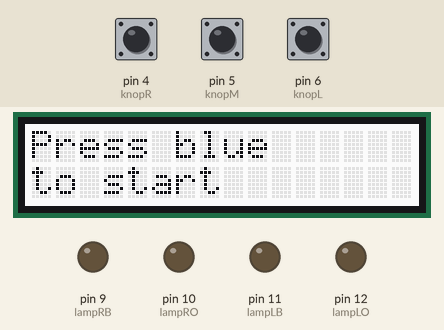
The sketch below on a simulated Arduino Uno, built with avr-gcc and run on an emulated ATmega328P. Shown: 16×2 character LCD, output pins drawn as LEDs (lit = HIGH). Inputs (shaded band) come from the test bench; at power-on: pin 5 (knopM) LOW, pin 4 (knopR) LOW, pin 6 (knopL) LOW.

Above: at 1.2 s.
1.3 s: pin 5 (knopM) pulled HIGH for 0.15 s
At 2.1 s:
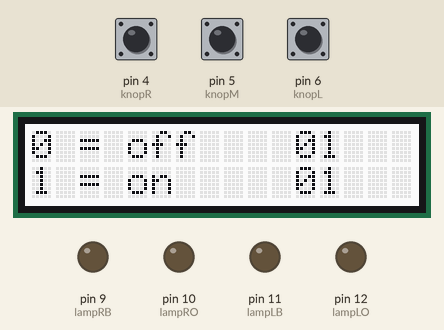
2.9 s: pin 4 (knopR) pulled HIGH for 0.15 s
At 4.0 s:
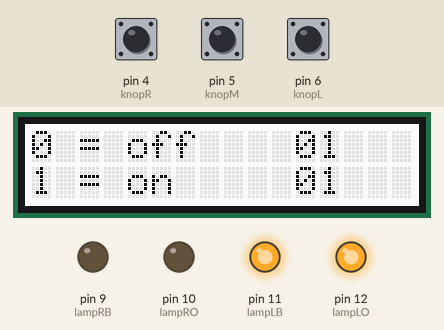
4.5 s: pin 6 (knopL) pulled HIGH for 0.15 s
At 5.2 s:
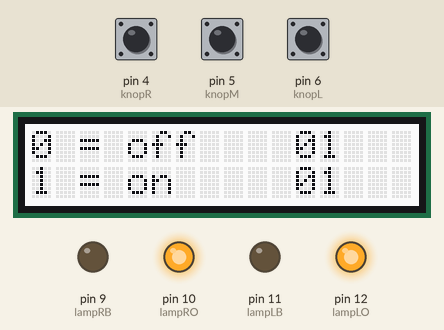
6.1 s: pin 5 (knopM) pulled HIGH for 1 s
At 6.8 s:
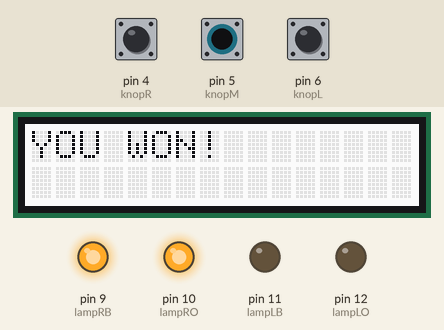
10.1 s: pin 5 (knopM) pulled HIGH for 3.2 s
At 14.1 s:
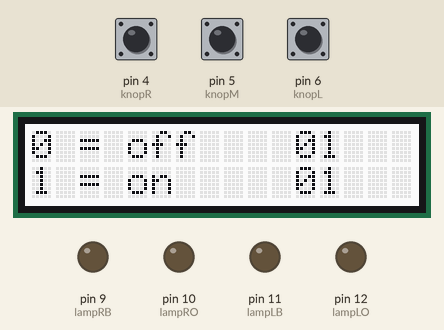
14.8 s: pin 6 (knopL) pulled HIGH for 1 s
At 15.4 s:
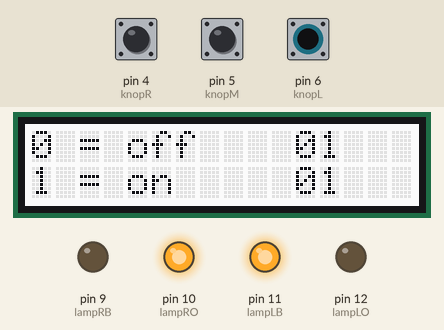
Timing chart, 0 to 17.8 s (numbered marks = the images above; inputs shaded):
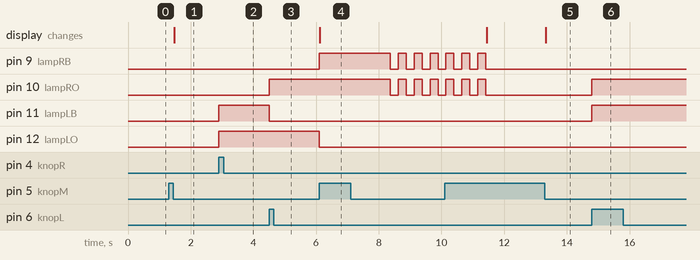

Measured:
- after the input at 1.3 s, the display: changes after 0.18 s (image 1)
- after the input at 2.9 s, pin 11 (lampLB), pin 12 (lampLO): LOW → HIGH at once
- after the input at 4.5 s, pin 10 (lampRO): LOW → HIGH at once; pin 11 (lampLB): HIGH → LOW at once
- after the input at 6.1 s, pin 9 (lampRB): LOW → HIGH at once, then repeats every 0.51 s: LOW 0.25 s, HIGH 0.25 s; pin 10 (lampRO): alternates HIGH for 0.25 s and LOW for 0.25 s, starting after 2.3 s; pin 12 (lampLO): HIGH → LOW at once; the display: changes at once (image 4)
- after the input at 10.1 s, the display: first differs from a run without the input after 3.2 s (image 5)
- after the input at 14.8 s, pin 10 (lampRO), pin 11 (lampLB): LOW → HIGH at once

The sketch:

Cleanup.ino
```cpp
#include <Wire.h>
#include "rgb_lcd.h"

rgb_lcd lcd;

const int START = 0;
const int PRIME = 1;
const int SPELEN = 2;
const int KLAAR = 3;

const int INACTIEF = 0;
const int ACTIEF = 1;

const bool AAN = true;
const bool UIT = false;

unsigned long timer = 0;

int counter = 0;


int knopLState;
int knopMState;
int knopRState;

int gameState;
int lampState;
int toggleState;
int knipperState;
int clearState;

int knopL = 6;
int knopM = 5;
int knopR = 4;

int lampLB = 11;
int lampRB = 9;
int lampLO = 12;
int lampRO = 10;


void setup()
{
Serial.begin(9600);

  lcd.begin(16, 2);

  knopLState = INACTIEF;
  knopMState = INACTIEF;
  knopRState = INACTIEF;

  gameState = START;
  lampState = INACTIEF;
  toggleState = ACTIEF;

  pinMode(knopL, INPUT);
  pinMode(knopM, INPUT);
  pinMode(knopR, INPUT);

  pinMode(lampLB, OUTPUT);
  pinMode(lampRB, OUTPUT);
  pinMode(lampLO, OUTPUT);
  pinMode(lampRO, OUTPUT);
}


void toggleLamp(bool boolLampLB, bool boolLampRB, bool boolLampLO, bool boolLampRO)
{
  if (boolLampLB == AAN)
  {
    if (digitalRead(lampLB) == LOW)
    {
      digitalWrite(lampLB, HIGH);
    }
    else if (digitalRead(lampLB) == HIGH)
    {
      digitalWrite(lampLB, LOW);
    }
  }

  if (boolLampRB == AAN)
  {
    if (digitalRead(lampRB) == LOW)
    {
      digitalWrite(lampRB, HIGH);
    }
    else if (digitalRead(lampRB) == HIGH)
    {
      digitalWrite(lampRB, LOW);
    }
  }

  if (boolLampLO == AAN)
  {
    if (digitalRead(lampLO) == LOW)
    {
      digitalWrite(lampLO, HIGH);
    }
    else if (digitalRead(lampLO) == HIGH)
    {
      digitalWrite(lampLO, LOW);
    }
  }

  if (boolLampRO == AAN)
  {
    if (digitalRead(lampRO) == LOW)
    {
      digitalWrite(lampRO, HIGH);
    }
      else if (digitalRead(lampRO) == HIGH)
    {
      digitalWrite(lampRO, LOW);
    }
  }
}


void loop()
{
  if (gameState == START)
  {
    lcd.setCursor(0, 0);
    lcd.print("Press blue");
    lcd.setCursor(0, 1);
    lcd.print("to start");

    if (digitalRead(knopM) == HIGH)
    {
      gameState = PRIME;
    }
  }


  if (gameState == PRIME)
  {
    if (digitalRead(knopM) == LOW)
    {
      gameState = SPELEN;
      lcd.clear();
      lcd.setCursor(0,0);
      lcd.print("0 = off    01" );
      lcd.setCursor(0,1);
      lcd.print("1 = on     01" );
    }
  }


  if (gameState == SPELEN)
  {
    if (knopLState == INACTIEF)
    {
      if (digitalRead(knopL) == HIGH && toggleState == ACTIEF)
      {
        knopLState = ACTIEF;
        lampState = ACTIEF;
      }
    }

    if (knopLState == ACTIEF)
    {
      if (digitalRead(knopL) == LOW)
      {
        knopLState = INACTIEF;
        toggleState = ACTIEF;
      }
    }


    if (knopMState == INACTIEF)
    {
      if (digitalRead(knopM) == HIGH && toggleState == ACTIEF)
      {
        knopMState = ACTIEF;
        lampState = ACTIEF;
      }
    }

    if (knopMState == ACTIEF)
    {
      if (digitalRead(knopM) == LOW)
      {
        knopMState = INACTIEF;
        toggleState = ACTIEF;
      }
    }


    if (knopRState == INACTIEF)
    {
      if (digitalRead(knopR) == HIGH && toggleState == ACTIEF)
      {
        knopRState = ACTIEF;
        lampState = ACTIEF;
      }
    }

    if (knopRState == ACTIEF)
    {
      if (digitalRead(knopR) == LOW)
      {
        knopRState = INACTIEF;
        toggleState = ACTIEF;
      }
    }


    if (knopLState == ACTIEF)
    {
      if (lampState == ACTIEF)
      {
        toggleLamp(AAN, UIT, UIT, AAN);
        lampState = INACTIEF;
        toggleState = INACTIEF;
      }
    }


    // Togglet lamp RB & lamp LO
    if (knopMState == ACTIEF)
    {
      if (lampState == ACTIEF)
      {
        toggleLamp(UIT, AAN, AAN, UIT);
        lampState = INACTIEF;
        toggleState = INACTIEF;
      }
    }


    if (knopRState == ACTIEF)
    {
      if (lampState == ACTIEF)
      {
        toggleLamp(AAN, UIT, AAN, UIT);
        lampState = INACTIEF;
        toggleState = INACTIEF;
      }
    }


    if (digitalRead(lampLB) == LOW && digitalRead(lampRB) == HIGH && digitalRead(lampLO) == LOW && digitalRead(lampRO) == HIGH)
    {
      lcd.clear();
      gameState = KLAAR;
      timer = millis();
    }
  }


  if (gameState == KLAAR)
  {
    lcd.setCursor(0, 0);
    lcd.print("YOU WON!");


    if (millis() - timer >= 250 && counter >= 12)
    {
      digitalWrite(lampLO, LOW);
      digitalWrite(lampLB, LOW);
      digitalWrite(lampRO, LOW);
      digitalWrite(lampRB, LOW);

      counter = 0;
      knipperState = INACTIEF;

      gameState = START;
      lcd.clear();
    }

    if (millis() - timer >= 2000)
    {
      knipperState = ACTIEF;
      timer = millis();
    }

    if (millis() - timer >= 250 && knipperState == ACTIEF)
    {
      toggleLamp(UIT, AAN, UIT, AAN);
      timer = millis();
      counter++;
    }
  }
}
```
